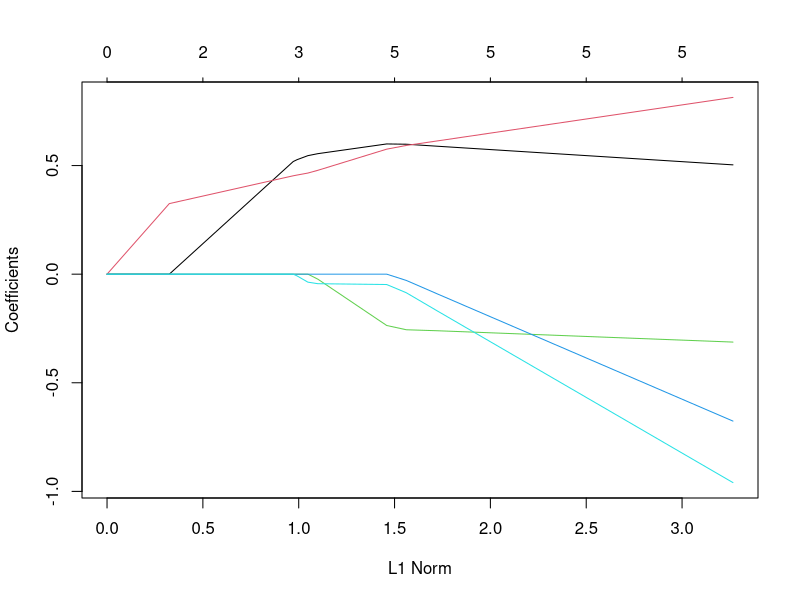
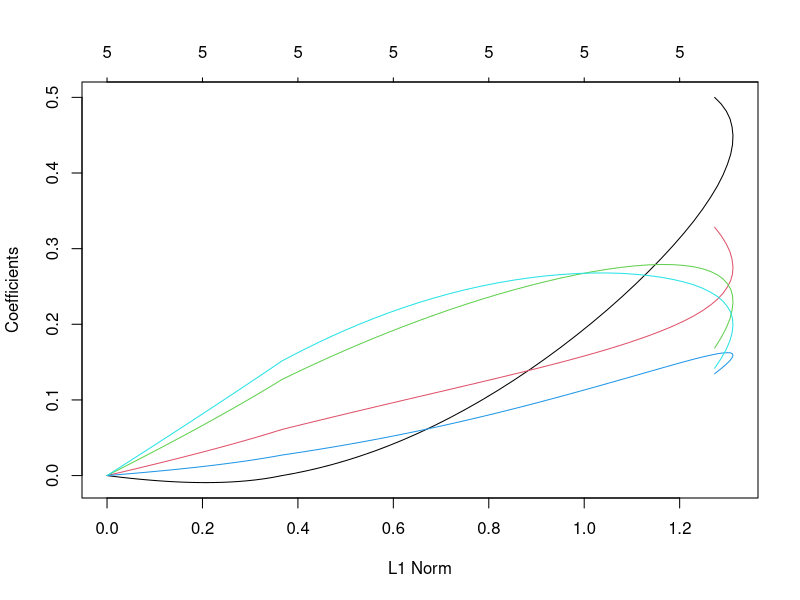
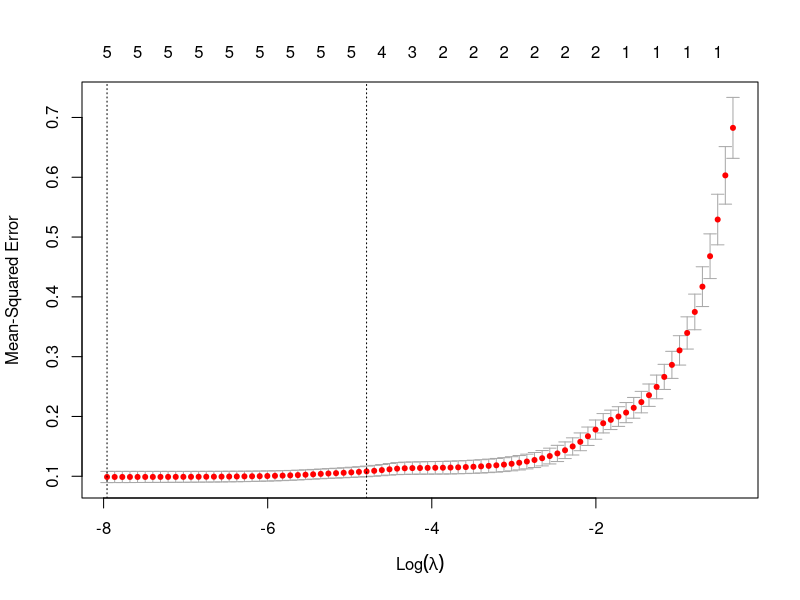
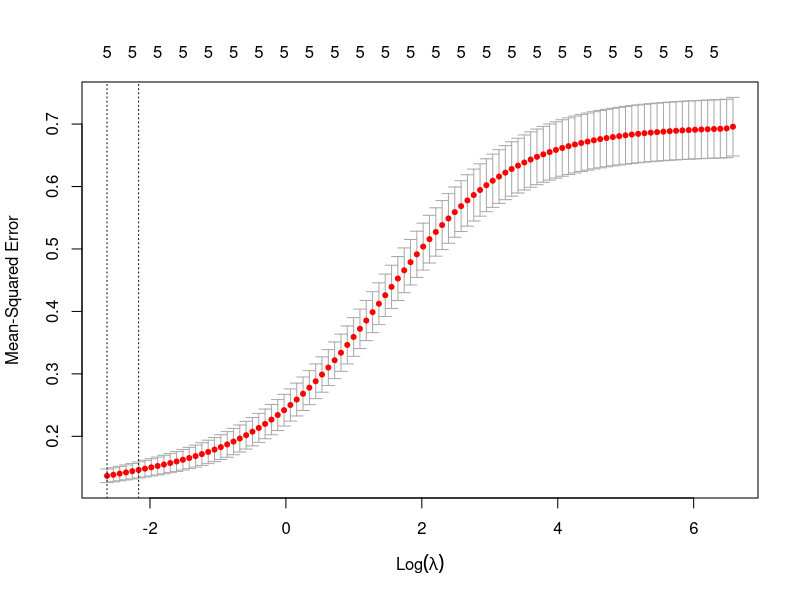

Write the R code that produced these figures, in order.
library(leaps)
library(tidyverse)
library(glmnet)

#model for iris
iris <- as_data_frame(iris)

regfit <- regsubsets(Sepal.Length ~ ., iris, method = "forward", nvmax = 19)
summary(regfit)
coef(regfit, 2)

x <- model.matrix(Sepal.Length~.,data=iris)
x=x[,-1]

#alpha 0 is ridge 1 is lasso
lasso = glmnet(x, iris$Sepal.Length, alpha = 1)
plot(lasso)
print(lasso)

ridge = glmnet(x, iris$Sepal.Length, alpha = 0)
plot(ridge)

set.seed(1)
cv.lasso = cv.glmnet(x, iris$Sepal.Length, alpha = 1)
plot(cv.lasso)

cv.ridge = cv.glmnet(x, iris$Sepal.Length, alpha = 0)
plot(cv.ridge)

coef(cv.lasso, s = "lambda.min")
coef(cv.ridge, s = "lambda.min")
